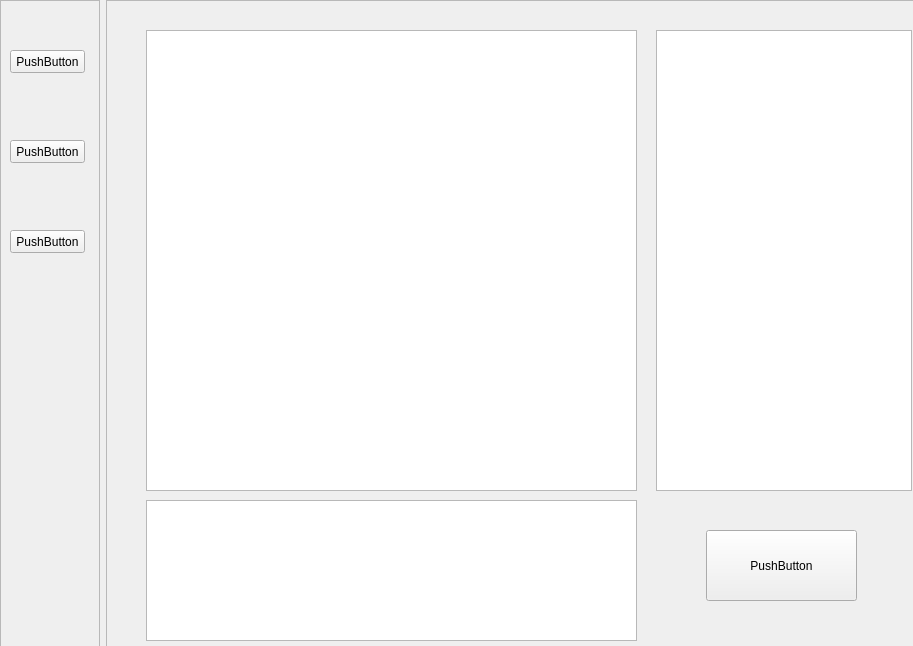
<?xml version="1.0" encoding="UTF-8"?>
<ui version="4.0">
 <class>Form</class>
 <widget class="QWidget" name="Form">
  <property name="geometry">
   <rect>
    <x>0</x>
    <y>0</y>
    <width>913</width>
    <height>646</height>
   </rect>
  </property>
  <property name="windowTitle">
   <string>Form</string>
  </property>
  <widget class="QWidget" name="horizontalLayoutWidget">
   <property name="geometry">
    <rect>
     <x>0</x>
     <y>0</y>
     <width>921</width>
     <height>651</height>
    </rect>
   </property>
   <layout class="QHBoxLayout" name="horizontalLayout">
    <property name="sizeConstraint">
     <enum>QLayout::SetMaximumSize</enum>
    </property>
    <item>
     <widget class="QFrame" name="frame">
      <property name="maximumSize">
       <size>
        <width>100</width>
        <height>1000</height>
       </size>
      </property>
      <property name="frameShape">
       <enum>QFrame::StyledPanel</enum>
      </property>
      <property name="frameShadow">
       <enum>QFrame::Raised</enum>
      </property>
      <widget class="QPushButton" name="pushButton">
       <property name="geometry">
        <rect>
         <x>10</x>
         <y>50</y>
         <width>75</width>
         <height>23</height>
        </rect>
       </property>
       <property name="text">
        <string>PushButton</string>
       </property>
      </widget>
      <widget class="QPushButton" name="pushButton_2">
       <property name="geometry">
        <rect>
         <x>10</x>
         <y>140</y>
         <width>75</width>
         <height>23</height>
        </rect>
       </property>
       <property name="text">
        <string>PushButton</string>
       </property>
      </widget>
      <widget class="QPushButton" name="pushButton_3">
       <property name="geometry">
        <rect>
         <x>10</x>
         <y>230</y>
         <width>75</width>
         <height>23</height>
        </rect>
       </property>
       <property name="text">
        <string>PushButton</string>
       </property>
      </widget>
     </widget>
    </item>
    <item>
     <widget class="QFrame" name="frame_2">
      <property name="frameShape">
       <enum>QFrame::StyledPanel</enum>
      </property>
      <property name="frameShadow">
       <enum>QFrame::Raised</enum>
      </property>
      <widget class="QTextBrowser" name="textBrowser">
       <property name="geometry">
        <rect>
         <x>40</x>
         <y>30</y>
         <width>491</width>
         <height>461</height>
        </rect>
       </property>
      </widget>
      <widget class="QTextBrowser" name="textBrowser_2">
       <property name="geometry">
        <rect>
         <x>550</x>
         <y>30</y>
         <width>256</width>
         <height>461</height>
        </rect>
       </property>
      </widget>
      <widget class="QTextBrowser" name="textBrowser_3">
       <property name="geometry">
        <rect>
         <x>40</x>
         <y>500</y>
         <width>491</width>
         <height>141</height>
        </rect>
       </property>
      </widget>
      <widget class="QPushButton" name="pushButton_4">
       <property name="geometry">
        <rect>
         <x>600</x>
         <y>530</y>
         <width>151</width>
         <height>71</height>
        </rect>
       </property>
       <property name="text">
        <string>PushButton</string>
       </property>
      </widget>
     </widget>
    </item>
   </layout>
  </widget>
 </widget>
 <resources/>
 <connections/>
</ui>
